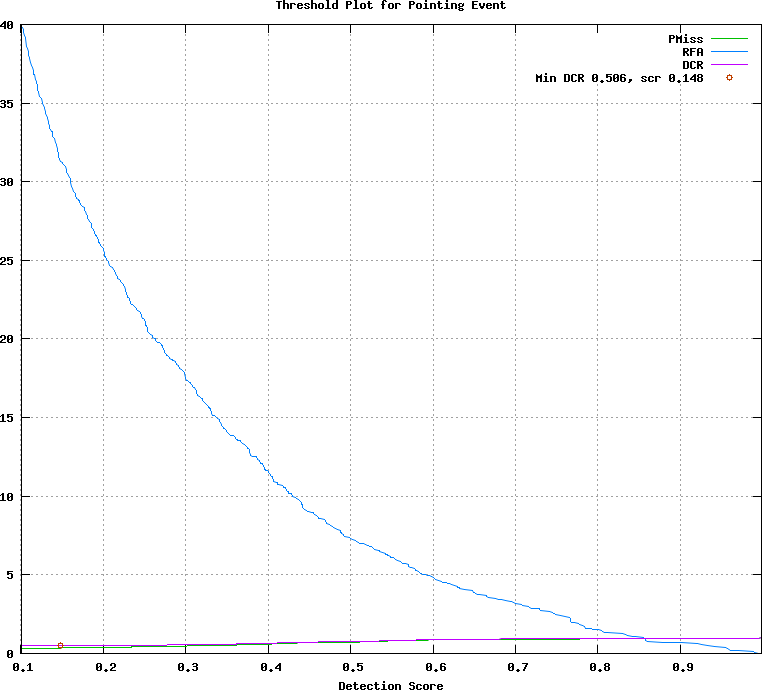

This figure's gnuplot source:
## GNUPLOT command file
set terminal postscript color
set style data lines
set title 'Threshold Plot for Pointing Event'
set xlabel 'Detection Score'
set grid
set size ratio 0.85
plot [0.101000:0.998333]  \
  'test.det.Pointing_Event.dat.1' using 1:4 title 'PMiss' with lines lt 2, \
  'test.det.Pointing_Event.dat.1' using 1:5 title 'RFA' with lines lt 3, \
  'test.det.Pointing_Event.dat.1' using 1:6 title 'DCR' with lines lt 4, \
  'test.det.Pointing_Event.dat.2' using 1:2 title 'Min DCR 0.506, scr 0.148' with points lt 6
